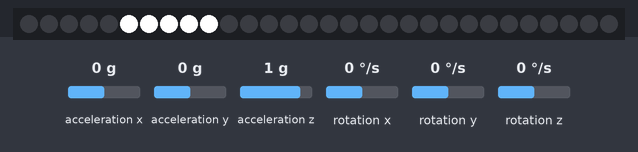
A sketch run on a simulated Arduino Uno, built with avr-gcc and run on an emulated ATmega328P. Shown: 30 RGB LEDs in strip order, left to right. The inputs (shaded band) are chosen by the test bench; at power-on: acceleration x 0 g, acceleration z 1 g, acceleration y 0 g, rotation x 0 °/s, rotation y 0 °/s, rotation z 0 °/s. Random numbers use the default seed unless the sketch sets one; what the sketch prints to the serial monitor is not drawn.

Above: at 1.8 s.
1.9 s: acceleration x set to 0.8 g
At 2.9 s:
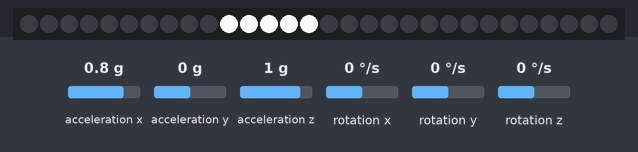
3.5 s: acceleration x set to 0 g
At 4.6 s:
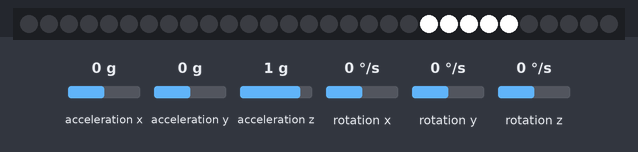
5.5 s: acceleration z set to -1.4 g
At 6.4 s:
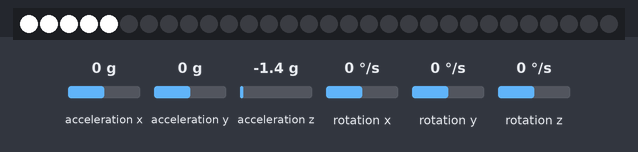
7.5 s: acceleration x set to -1.4 g
At 11.1 s:
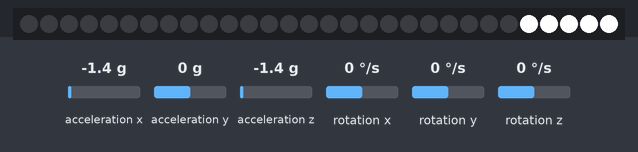
Timing chart, 0 to 12.4 s (numbered marks = the images above; inputs shaded):
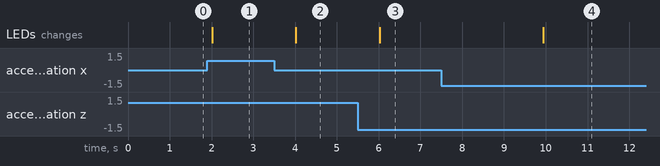

The sketch:

CodigoComentado.ino
```cpp
#include <Wire.h>
#include <Adafruit_NeoPixel.h>
#include <SparkFun_MMA8452Q.h>

#define LED_PIN A0           // Define o pino de saída para a tira de LEDs
#define LED_COUNT 30         // Define o número de LEDs na tira
#define MMA8452_ADDRESS 0x1D // Endereço I2C do sensor MMA8452

// Cria uma instância da tira de LEDs NeoPixel
Adafruit_NeoPixel strip(LED_COUNT, LED_PIN, NEO_GRB + NEO_KHZ800);
// Cria uma instância do sensor MMA8452
MMA8452Q accelerometer;

// Inicializa as variáveis para armazenar o lado atual e o lado anterior
int currentSide = 0;
int timing = 0;
int roundCount = 0;

void setup()
{
    Wire.begin();              // Iniciar I2C
    Serial.begin(9600);        // Iniciar a comunicação serial
    strip.begin();             // Inicia a tira de LEDs
    strip.show();              // Atualiza a tira de LEDs
    randomSeed(analogRead(5)); // Trocar a SEED random

    // Inicia o sensor
    if (accelerometer.begin(Wire, MMA8452_ADDRESS))
    {
        Serial.println("MMA8452 found!");
    }
    else
    {
        Serial.println("No MMA8452 found. Check connections, and try again.");
        while (1)
            ;
    }

    // Escolhe um lado para acender
    currentSide = random(1, 7);

    timing = 1100; // Inicializa o tempo de espera em 1 segundo
    roundCount = 0;

    // Acende os LEDs correspondentes ao currentSide
    for (int i = (currentSide - 1) * 5; i < currentSide * 5; i++)
    {
        strip.setPixelColor(i, strip.Color(255, 255, 255));
    }

    // Atualiza a tira de LEDs
    strip.show();

    // Imprime o lado inicial do LED
    Serial.print("Lado inicial do LED aceso: ");
    Serial.println(currentSide);
}
void loop()
{
    // Atualiza as leituras do sensor
    if (accelerometer.available())
    {
        accelerometer.read();

        // Obtém os ângulos de inclinação nos eixos X, Y e Z
        float angleX = accelerometer.cx;
        float angleY = accelerometer.cy;
        float angleZ = accelerometer.cz;

        // Determina qual lado está para cima com base nos ângulos de inclinação
        int upSide;
        if (angleX > 0.7)
        {
            upSide = 2;
        }
        else if (angleX < -0.7)
        {
            upSide = 1;
        }
        else if (angleY > 0.7)
        {
            upSide = 6;
        }
        else if (angleY < -0.7)
        {
            upSide = 4;
        }
        else if (angleZ > 0.7)
        {
            upSide = 3;
        }
        else if (angleZ < -0.7)
        {
            upSide = 5;
        }

        // Se o lado para cima é o mesmo que o lado atual (o lado aceso)
        if (upSide == currentSide)
        {
            // Apaga todos os LEDs
            for (int i = 0; i < strip.numPixels(); i++)
            {
                strip.setPixelColor(i, strip.Color(0, 0, 0));
            }

            strip.show();

            // Escolhe um novo lado para acender
            currentSide = random(1, 7); // Gera um número aleatório entre 1 e 6

            // Acende os LEDs correspondentes ao novo lado
            for (int i = (currentSide - 1) * 5; i < currentSide * 5; i++)
            {
                strip.setPixelColor(i, strip.Color(255, 255, 255));
            }

            // Atualiza a tira de LEDs
            strip.show();

            if (timing > 500) // Verifica se o tempo de espera é maior que 500 ms (0,5 segundos)
            {
                if (roundCount % 5 == 0) // Cada 5 rodadas, diminui o tempo de espera em 100 ms
                {
                    timing = (timing - 100);
                }
            }
            roundCount++; // Incrementa o contador de rodadas
        }
        // debug
        // Serial.println("=================================================");
        // Serial.println("currentSide: ");
        // Serial.println(currentSide);
        // Serial.println("=================================================");
        // Serial.println("Upside: ");
        // Serial.println(upSide);
        // Serial.println("=================================================");
        // Serial.println("X: ");
        // Serial.println(angleX);
        // Serial.println("Y: ");
        // Serial.println(angleY);
        // Serial.println("Z: ");
        // Serial.println(angleZ);
        // Serial.println(roundCount);
        // Serial.println(timing);
        // Serial.println("=================================================");

        delay(timing); // Espera um tempo antes de verificar novamente
    }
}
```

Measured:
- after the input at 1.9 s, the LEDs: change after 0.11 s (image 1)
- after the input at 3.5 s, the LEDs: change after 0.52 s (image 2)
- after the input at 5.5 s, the LEDs: change after 0.53 s (image 3)
- after the input at 7.5 s, the LEDs: change after 2.4 s (image 4)
